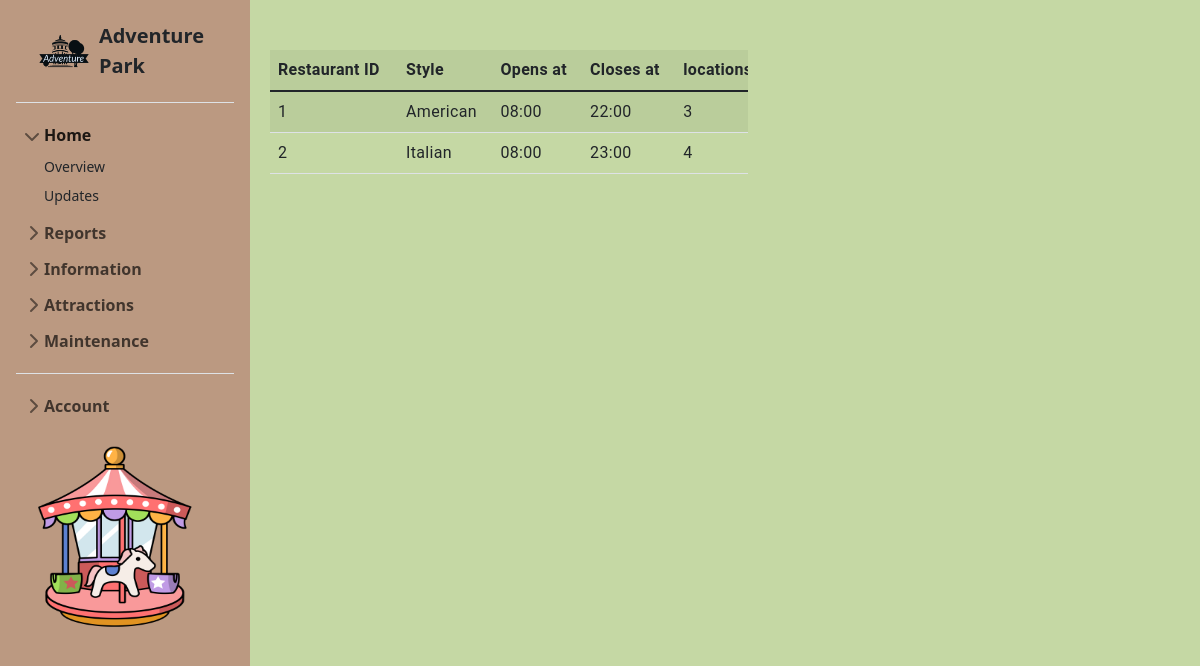
Page /Display_dining.php on the committed database.
### tables this page shows
CREATE TABLE `dining` (
  `id` int NOT NULL AUTO_INCREMENT,
  `dining_type` varchar(20) DEFAULT NULL,
  `open_hour` varchar(10) DEFAULT NULL,
  `close_hour` varchar(10) DEFAULT NULL,
  `operational_status` tinyint(1) DEFAULT NULL,
  `locations` varchar(100) DEFAULT NULL,
  `is_deleted` tinyint(1) NOT NULL DEFAULT '0',
  PRIMARY KEY (`id`)
);

### Display_dining.php (the view, shortened to what this page needs)
<?php
    include('dining.php');
?>
<!DOCTYPE html>
<html>
<head>
</head>
<body>
<div class="conatainer">
    <div class="row">
        <div class = "col-sm-12">
        <div class = "table-responsive">
            <table id ="tableName" class = "table table-striped">
            <th>Restaurant ID</th>
            <th>Style</th>
            <th>Opens at</th>
            <th>Closes at</th>
            <th>locations</th>
        <tbody>
        <?php
            if(is_array($fetchData))
            {
                foreach($fetchData as $data)
                {
                        ?>
                    <tr>
                    <td><?php echo $data['id']??''?></td>
                    <td><?php echo $data['dining_type']??''?></td>
                    <td><?php echo $data['open_hour']??''?></td>
                    <td><?php echo $data['close_hour']??''?></td>
                    <td><?php echo $data['locations']??''?></td>
                    <?php
                }
            }
            else
            {
                ?>
                <tr>
                    <td colspan="8">
                <?php echo $fetchData; }?>
            </tbody>
            </table>
            </div>
        </div>
    </div>
</div>
</body>
</html>

### header2.php (shortened to what this page needs)
<!DOCTYPE html>
<html lang="en" dir="ltr">
  <head>
    <link href="https://cdn.jsdelivr.net/npm/bootstrap@5.1.3/dist/css/bootstrap.min.css" rel="stylesheet">
    <link href="style.css" rel="stylesheet">
  </head>
  <body>
<div class="flex-shrink-0 p-3 sidebar-menu" id="sidebar">
  <a id="logo-a" href="index.php" class="d-flex align-items-center pb-3 mb-3 link-dark text-decoration-none border-bottom">
    <svg class="bi me-2" width="30" height="24"><use xlink:href="#bootstrap"/></svg>
    <span><img id="logo" src="includes/logo.png" /></span>
    <span class="fs-5 fw-semibold">Adventure Park</span>
  </a>
  <ul class="list-unstyled ps-0">
    <li class="mb-1">
      <button class="btn btn-toggle align-items-center rounded collapsed" data-bs-toggle="collapse" data-bs-target="#home-collapse" aria-expanded="true">
        Home
      </button>
      <div class="collapse show" id="home-collapse">
        <ul class="btn-toggle-nav list-unstyled fw-normal pb-1 small">
          <li><a href="index.php" class="link-dark rounded">Overview</a></li>
          <li><a href="#" class="link-dark rounded">Updates</a></li>
        </ul>
      </div>
    </li>
    <li class="mb-1">
      <button class="btn btn-toggle align-items-center rounded collapsed" data-bs-toggle="collapse" data-bs-target="#dashboard-collapse" aria-expanded="false">
        Reports
      </button>
    </li>
    <?php
      echo '<li class="mb-1">
      <button class="btn btn-toggle align-items-center rounded collapsed" data-bs-toggle="collapse" data-bs-target="#info-collapse" aria-expanded="false">
        Information
      </button>
      <div class="collapse" id="info-collapse">
        <ul class="btn-toggle-nav list-unstyled fw-normal pb-1 small">
          <li><a href="ViewLocations.php" class="link-dark rounded">View Locations</a></li>';
        echo '
        </ul>
      </div>
    </li>';
    ?>
    <li class="mb-1">
      <button class="btn btn-toggle align-items-center rounded collapsed" data-bs-toggle="collapse" data-bs-target="#entities-collapse" aria-expanded="false">
        Attractions
      </button>
    </li>
    <li class="mb-1">
      <button class="btn btn-toggle align-items-center rounded collapsed" data-bs-toggle="collapse" data-bs-target="#orders-collapse" aria-expanded="false">
        Maintenance
      </button>
    </li>
    <li class="border-top my-3"></li>
    <li class="mb-1">
      <button class="btn btn-toggle align-items-center rounded collapsed" data-bs-toggle="collapse" data-bs-target="#account-collapse" aria-expanded="false">
        Account
      </button>
    </li>
  </ul>
  <img src="includes/pony.png" id="pony"/>
</div>

### dining.php
<?php
    include_once 'header2.php';
    include('includes/dbh.inc.php');
    echo('<div id="content" class="content">');
    $db = $conn;
    $tableName = "dining";
    $columns = ['id','dining_type', 'open_hour', 'close_hour','operational_status','locations','is_deleted'];
    $fetchData = fetch_data($db, $tableName, $columns);
    function fetch_data($db, $tableName, $columns)
    {
        if(empty($db)){$msg = "Database connection error";}
        elseif (empty($columns) || !is_array($columns)){$msg = "column names must be defined in an indexed array";}
        elseif(empty($tableName)){$msg= "Table Name is empty";}
        else
        {
            $columnName = implode(", ", $columns);
            $query = "SELECT " . $columnName . " FROM $tableName WHERE is_deleted = false";
            $result = $db -> query($query);
            if($result == true)
            {
                if($result -> num_rows > 0)
                {
                    $row = mysqli_fetch_all($result, MYSQLI_ASSOC);
                    $msg = $row;
                }
                else
                {
                    $msg = "No new notifications";
                }
            }
            else
            {
                $msg = mysqli_error($db);
            }
        }
        return $msg;
    }
?>
<?php include_once "footer.php"; ?>

### footer.php (shortened to what this page needs)
  </body>
</html>

### style.css (style rules this page uses)
html { height: -webkit-fill-available; }
body { display: flex; min-height: 100vh; background: #C5D8A4; }
table { margin-top: 50px; margin-left: 20px; margin-right: 20px; }
.table { font-family: Roboto, sans-serif; letter-spacing: 0.02em; position: relative; border-collapse: collapse; }
.sidebar-menu { background: #BB9981; min-width: 250px; }
.content { flex-grow: 1; display: flex; background: #C5D8A4; padding-left: 250px; }
.bi { vertical-align: -.125em; pointer-events: none; }
.btn-toggle { display: inline-flex; align-items: center; padding: .25rem .5rem; font-weight: 600; color: rgba(0, 0, 0, .65); background-color: transparent; border: 0; }
.btn-toggle::before { width: 1.25em; line-height: 0; transition: transform .35s ease; transform-origin: .5em 50%; }
.btn-toggle[aria-expanded="true"] { color: rgba(0, 0, 0, .85); }
.btn-toggle[aria-expanded="true"]::before { transform: rotate(90deg); }
.btn-toggle-nav a { display: inline-flex; padding: .1875rem .5rem; margin-top: .125rem; margin-left: 1.25rem; text-decoration: none; }
.fw-semibold { font-weight: 600; }
:root { --color1: #F4FCD9; --color2: #C5D8A4; --color3: #BB9981; --color4: #534340; }
#sidebar { width: 250px; position: fixed; top: 0; left: 0; height: 100vh; z-index: 999; background: #BB9981; color: #fff; transition: all 0.3s; }
#logo { width: 70px; height: 70px; padding: 0px; }
#logo-a { padding-right: 30px; }
#pony { padding-left: 10px; width: 190px; height: 200px; }

### rows in the picture
dining: id "1", dining_type "American", open_hour "08:00", close_hour "22:00", locations "3"
dining: id "2", dining_type "Italian", open_hour "08:00", close_hour "23:00", locations "4"
